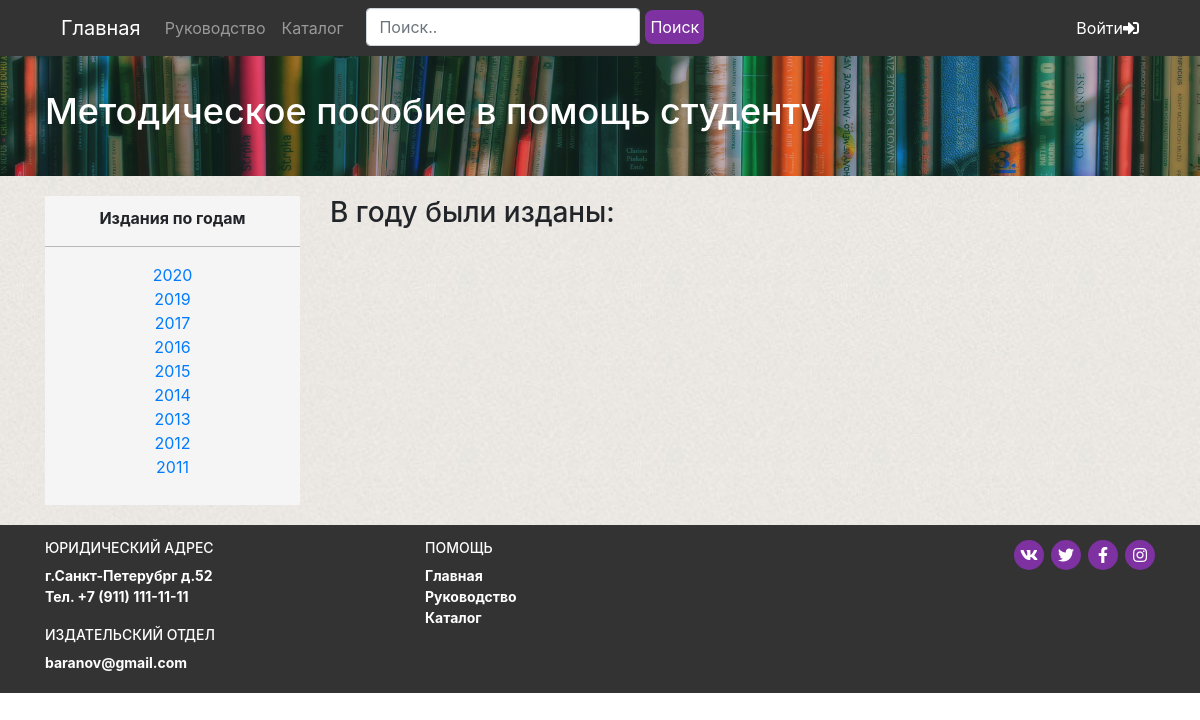
/year.php, run on the app's committed database.
### tables this page shows
CREATE TABLE `years` (
  `year_id` int(11) NOT NULL,
  `year` int(5) NOT NULL
);

### include/functions.php (called while the page is built, shortened)
<?php
function get_years() {
	global $link;
	$sql = "SELECT * FROM years";
	$result = mysqli_query($link, $sql);
	$years = mysqli_fetch_all($result, MYSQLI_ASSOC);
	return $years;
}
?>

### year.php (the view, shortened to what this page needs)
<?php
require_once("header.php");
?>
<section class="year bg">
	<div class="container">
		<div class="row">
			<div class="col-md-3">
				<div class="years-block">
					<p class="years-block__title">Издания по годам</p>
					<hr>
					<ul class="years-block__list">
							<?php
						$years = get_years();
						?>
						<?php foreach($years as $year) : ?>
							<a href="year.php?year_id=<?=$year['year_id']?>" class="years-block__item"><?=$year['year']?><li></li></a>
							<?php endforeach; ?>
					</ul>
				</div>
			</div>
			<div class="col-md-9">
					<?php
					$year_id = htmlspecialchars($_GET['year_id']);
					?>
				<div class="books-block">
						<h3 class="books-block__title">В <?=get_year_title($year_id)?> году были изданы:</h3>
				</div>
			</div>
		</div>
	</div>
</section>
<?php
require_once("footer.php");
?>

### css/styles.css (style rules this page uses)
hr { border: none; color: #adadad88; background-color: #adadad88; height: 2px; width: 100%; margin: 21px 0px; }
.bg { background-image: url("../img/bg/bg-content1.jpg"); background-repeat: repeat; padding: 20px 0; min-height: 70%; }
.years-block { text-align: center; background-color: #f5f5f5; padding: 10px 0; }
.years-block__title { font-weight: 700; }
.years-block__list { list-style: none; padding: 0; }
.years-block__item { display: -webkit-box; display: -ms-flexbox; display: flex; -webkit-box-pack: center; -ms-flex-pack: center; justify-content: center; }

### data on the page
years: year "2020"
years: year "2019"
years: year "2017"
years: year "2016"
years: year "2015"
years: year "2014"
years: year "2013"
years: year "2012"
years: year "2011"
